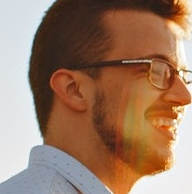
#> input picture usage_example/data/1.jpg, 192 x 194 px
$ jupyter execute --allow-errors UsageExample.ipynb
#> lines starting #> are read from the running program, lines starting #| are printed output that depends on the picture
### age_estimator/inference_wrapper.py
from __future__ import annotations

from typing import Optional

import torch
import torch.nn as nn
import numpy as np
from PIL import Image

from torchvision import transforms

from .model import resnet34

torch.backends.cudnn.deterministic = True


class AgeEstimator:

    __PREDICTED_AGE_SHIFT = 16

    @classmethod
    def initialize(cls,
                   weights_path: str,
                   min_prediction_probability: float = 0.4,
                   use_gpu: bool = False
                   ) -> AgeEstimator:
        device = torch.device("cuda" if use_gpu else "cpu")
        model = resnet34(num_classes=55, grayscale=False)
        model.load_state_dict(
            torch.load(weights_path, map_location=device)
        )
        return cls(
            model=model,
            device=device,
            min_prediction_probability=min_prediction_probability
        )

    # [43 lines left out: functions __init__, estimate_age, __normalize_input, not called in this run]

### usage_example/UsageExample.ipynb
[cell 1]
import sys

[cell 2]
sys.path.append("../")

[cell 3]
import numpy as np
import cv2 as cv
import matplotlib.pyplot as plt

[cell 4]
from age_estimator.inference_wrapper import AgeEstimator
# or when installed
# from age_estimator import AgeEstimator

[cell 5]
WEIGHTS_PATH = "/home/ppeczek/Pobrane/training-results/morph-ce_seed0_imp0/model.pt"

#> (a cell that did not finish here is left out)

[cell 7]
image = cv.imread("./data/1.jpg")
#> image is the input picture: shape (194, 192, 3); mean B, G, R 100.6, 122.3, 156.4

[cell 8]
plt.imshow(image[:, :, ::-1])

#> (a cell that did not finish here is left out)

[cell 10]
image = cv.imread("./data/2.jpg")
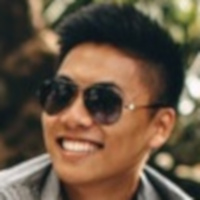
#> input picture usage_example/data/2.jpg, 200 x 200 px
#> image is the input picture: shape (200, 200, 3); mean B, G, R 67.1, 85.7, 104.7

[cell 11]
plt.imshow(image[:, :, ::-1])

#> (a cell that did not finish here is left out)

# Watch out!

[cell 13]
image = cv.imread("./data/3.jpg")
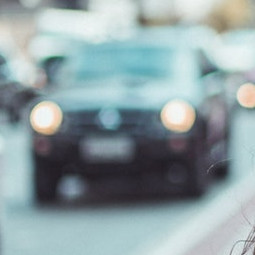
#> input picture usage_example/data/3.jpg, 255 x 255 px
#> image is the input picture: shape (255, 255, 3); mean B, G, R 164.4, 161.1, 144

[cell 14]
plt.imshow(image[:, :, ::-1])
